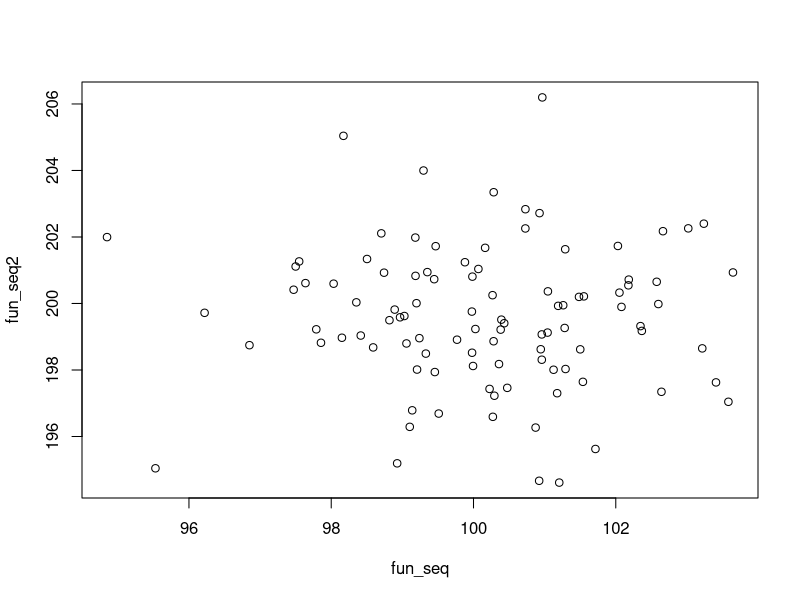
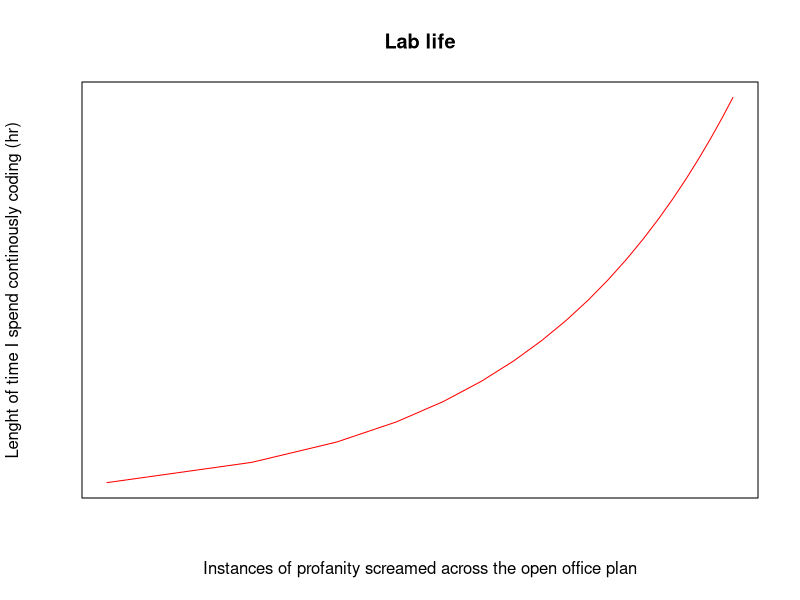

Reproduce these figures in R, in order.
## ---- chunk 1
fun_seq <- rnorm(100,100,2)
fun_seq2 <- rnorm(100,200,2)
plot(fun_seq, fun_seq2)
## ---- chunk 2
summary (fun_seq)
summary (fun_seq2)
## ---- chunk 3

x <- log(seq(1,20,1))
y <- seq(1,20,1)
plot(x,y, 
     type = "l", 
     col = "red",
     xlab = "Instances of profanity screamed across the open office plan", 
     ylab = "Lenght of time I spend continously coding (hr)", 
     main = "Lab life", 
     yaxt='n', 
     xaxt='n')
